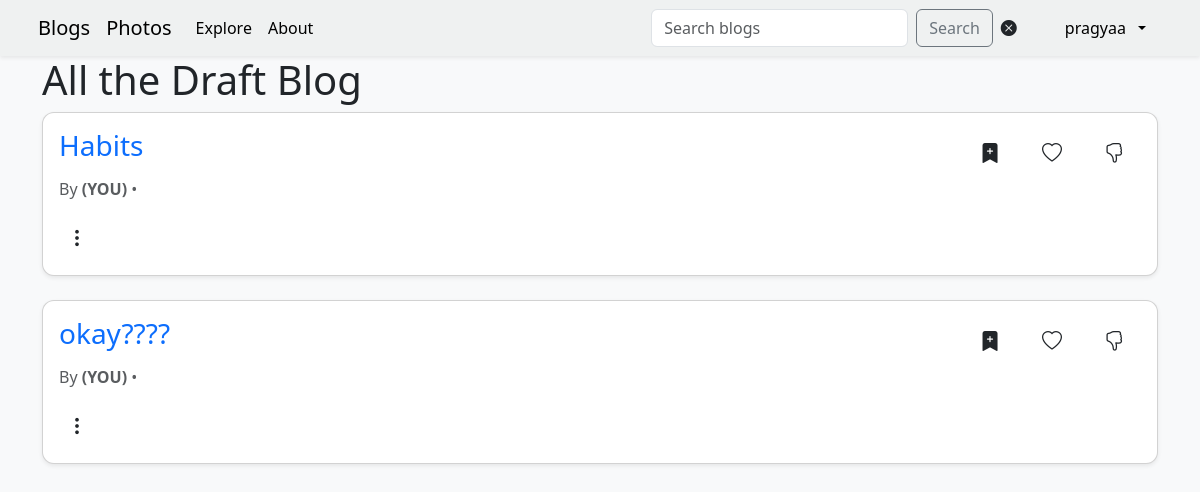
/blog/drafts/ (signed in), run on the app's committed database.
### accounts/models.py (models this page shows, shortened)
class  MyUser(AbstractUser):
    email = models.EmailField(blank=True,null=True)
    fullname = models.CharField(max_length=50,default="user")
    bio = models.CharField(max_length=250,default="")

### homepage/models.py (models this page shows, shortened)
class Blog(models.Model):
    title = models.CharField(max_length=200)
    slug = models.SlugField(max_length=200,unique=True)
    author = models.ForeignKey(settings.AUTH_USER_MODEL,on_delete=models.CASCADE)
    content = models.TextField()
    image = models.ImageField(blank=True,upload_to='blog_images')
    published = models.BooleanField(default=False)
    created_at = models.DateTimeField(auto_now_add=True)
    updated_at = models.DateTimeField(auto_now=True)

### homepage/views.py (the view)
# urls.py: path('drafts/', views.drafts, name='drafts'),
def drafts(request):
    drafts = Blog.objects.filter(author=request.user,published=False).order_by('-created_at')
    return render(request,'homepage/drafts.html',{"drafts":drafts})

### homepage/templates/homepage/drafts.html (shortened to what this page needs)
{% extends 'base.html' %}
{% block other %}
<div class="container">
<h1> All the Draft Blog </h1>
<div class="conatiner">
    {% for item in drafts %}
<div class="card shadow-sm mb-4">
    <div class="card-body">
        <div class="d-flex justify-content-between align-items-start w-100">
            <h3 class="card-title">
                <a href="{% url 'blog_detail' item.slug %}" class="text-decoration-none">
                    {{ item.title }}
                </a>
            </h3>
            {% include 'reaction.html' %}
        </div>
        <p class="text-muted mb-2">
            By <strong>{{ blog.author.username }} (YOU)</strong>
            • {{ item.blog.created_at|date:"F j, Y" }}
        </p>
        <div> {% include 'action.html' %}</div>
    </div>
</div>
{% empty %}
<div class="alert alert-info">
    No drafts blogs yet.
</div>
{% endfor %}
</div>
{% endblock %}

### templates/navbar.html (shortened to what this page needs)
<nav class="navbar navbar-expand-lg navbar-dark navbar-custom shadow-sm sticky-top">
    <div class="container px-2">
        <a class="navbar-brand dark" href="{% url 'index' %}">
            Blogs
        </a>
        <a href="{% url 'photo' %}" class="navbar-brand">
            Photos
        </a>
        <div class="collapse navbar-collapse" id="navbarSupportedContent">
            <ul class="navbar-nav me-auto mb-2 mb-lg-0">
                <li class="nav-item">
                    <a href="{% url 'explore' %}"
                        class="nav-link {% if request.resolver_match.url_name == 'explore' %}active{% endif %}">
                        Explore
                    </a>
                </li>
                <li class="nav-item">
                    <a href="{% url 'about' %}"
                        class=" nav-link {% if request.resolver_match.url_name == 'about' %}active{% endif %}">
                        About
                    </a>
                </li>
            </ul>
            <form class="d-flex me-3" method="get" action="{% url 'index' %}">
                <input class="form-control me-2" type="search" placeholder="Search blogs" value="{{ search_query }}"
                    name="q">
                <button class="btn btn-outline-secondary me-2" type="submit">
                    Search
                </button>
                <button type="button" id="clear-search"
                    class="btn btn-link text-dark p-0 border-0 me-2 shadow-none">
                    <i class="bi bi-x-circle-fill"></i>
                </button>
            </form>
            <ul class="navbar-nav">
                <li class="nav-item dropdown">
                    <a class="nav-link dropdown-toggle btn btn-outline-light border-0 px-3 py-2 rounded-pill d-flex align-items-center gap-2"
                        href="#" role="button" data-bs-toggle="dropdown" aria-expanded="false">
                         {{ request.user.username|default:"Account" }}
                    </a>
                </li>
            </ul>
        </div>
    </div>
</nav>

### templates/reaction.html (shortened to what this page needs)
{% load static %}
<div class="gap-2 d-flex ">
    <form action="{% url 'save' %}" method="post">
        <button type="submit" name="blog_id" value="{{ blog.id }}" class="btn btn-lg s">
             <i class="bi bi-bookmark-plus-fill"></i>
        </button>
    </form>
    <form method="post">
        <button type="button" name="like" value="{{ blog.id }}" class="btn btn-lg">
            <i class="bi like-icon l
                {% if blog.id in liked_blogs %}
                    bi-heart-fill text-danger
                {% else %}
                    bi-heart
                {% endif %}
                "data-blog-id="{{ blog.id }}">
            </i>
        </button>
    </form>
    <form method="post">
        <button type="button" name="dislike" value="{{ blog.id }}" class="btn btn-lg d">
            <i class="bi bi-hand-thumbs-down" data-blog-id="{{ blog.id }}">
            </i>
        </button>
    </form>
</div>

### templates/action.html (shortened to what this page needs)
<div class="dropdown">
    <button class="btn bg-transparent border-0 px-2 text-dark" type="button" data-bs-toggle="dropdown" aria-expanded="false">
        <i class="bi bi-three-dots-vertical fs-5"></i>
    </button>
</div>

### accounts/static/accounts/css/styles.css (style rules this page uses)
.navbar-custom { background: rgba(239, 241, 241, 0.95); backdrop-filter: blur(10px); }
body { background: #d1d1d3; }
.nav-link,.navbar-brand { font-weight: 500; color:black }
.card { border-radius: 12px; }
.nav-item { color: rgb(61, 60, 60); }

### data on the page
MyUser: user.username "pragyaa"
Blog: title "Habits"
Blog: title "okay????"
